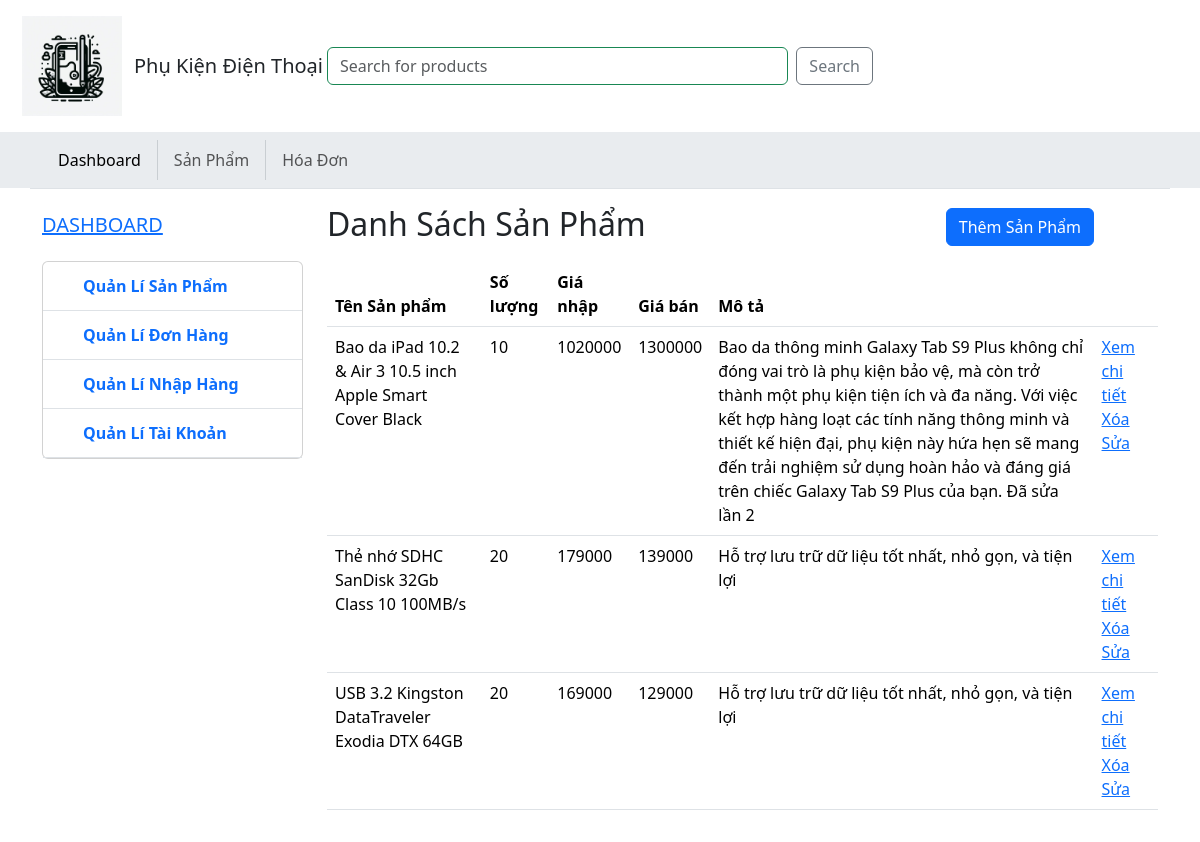
Before: /dashboard/SanPham with the older database file.
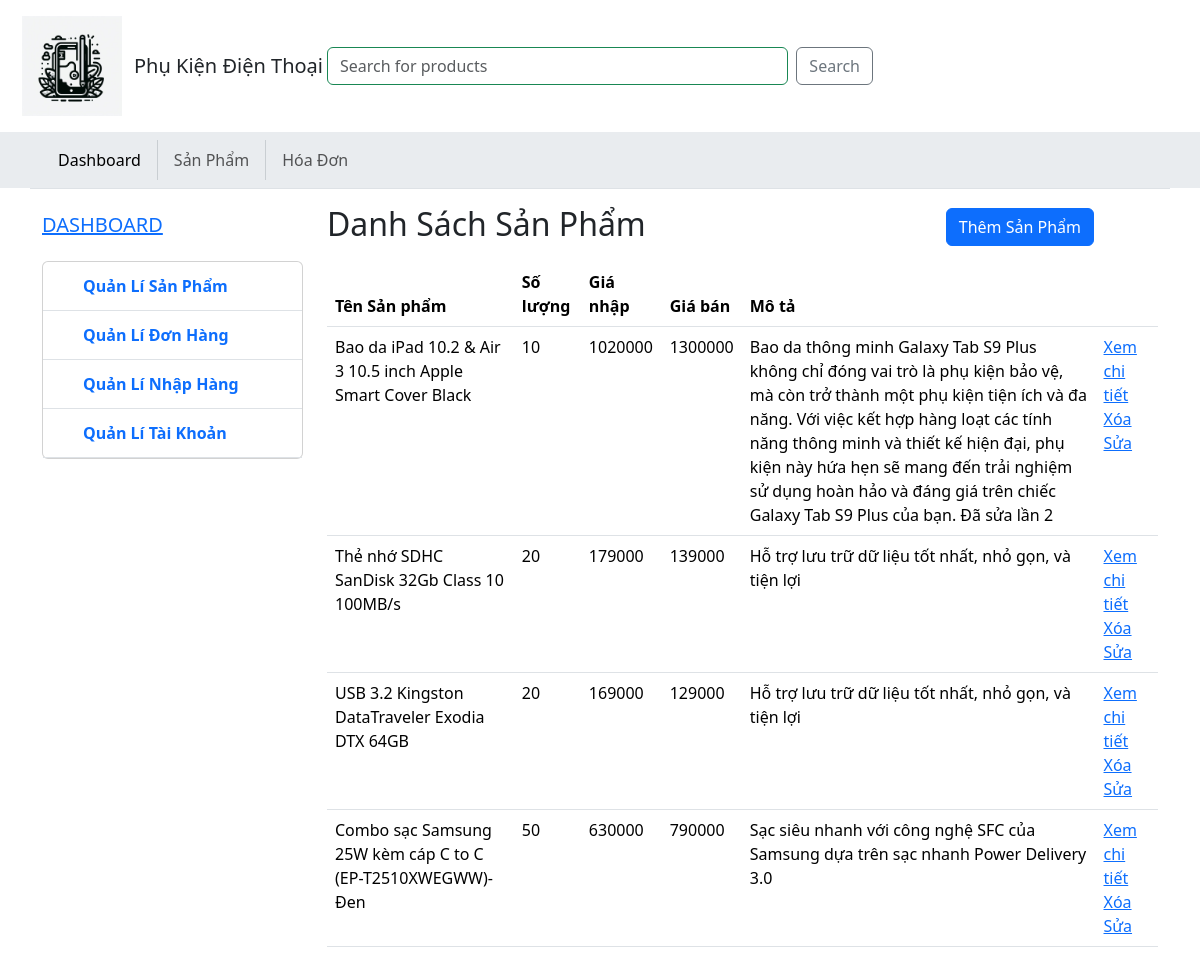
After: the same page with the newer database file.
### products/models.py (models this page shows)
class SanPham(models.Model):
    TenSP = models.CharField(max_length=255)
    Soluong = models.IntegerField()
    GiaNhap = models.IntegerField()
    GiaBan = models.IntegerField()
    MaLoai = models.ForeignKey(LoaiSP, on_delete=models.CASCADE)
    MaNCC = models.ForeignKey(NhaCungCap, on_delete=models.CASCADE)
    Mota = models.TextField()
    TrangThai = models.BooleanField(default=True)
    Anh = models.ImageField(upload_to='img', blank=True, null=True, default= None)
    TenThietBi = models.CharField(max_length=255)

### dashboard/views.py (the view)
# urls.py: path('SanPham', views.list_SanPham, name='SanPham'),
def list_SanPham(request):
   data = {
   'DM_SP': SanPham.objects.all(),
   }
   return render(request, 'page/SanPham.html', data)

### dashboard/templates/page/SanPham.html (shortened to what this page needs)
{% extends "pages/layout.html" %} {% block title %} Thể Loại {% endblock %}  {%block content %}
<div class="col-9 my-3" >
    <h2>Danh Sách Sản Phẩm<a href="{% url 'Them_SanPham' %}" class="btn btn-primary" style="margin-left: 300px;">Thêm Sản Phẩm</a></h2>
    <table class="table my-3">
        <thead>
          <tr>
            <th>Tên Sản phẩm</th>
            <th>Số lượng</th>
            <th>Giá nhập</th>
            <th>Giá bán</th>
            <th>Mô tả</th>
            <th></th>
            </tr>
        </thead>
        <tbody>
            {% for item in DM_SP %}
            <tr>
            <td>{{ item.TenSP }}</td>
            <td>{{ item.Soluong }}</td>
            <td>{{ item.GiaNhap }}</td>
            <td>{{ item.GiaBan }}</td>
            <td>{{ item.Mota }}</td>
            <td>
                <a href="/dashboard/XemCT_SP/{{item.id}}">Xem chi tiết</a>
                <a href="/dashboard/Xoa_SP/{{item.id}}" onclick="return confirm('Bạn có chắc chắn muốn xóa sản phẩm này?')">Xóa</a>
                <a href="/dashboard/Sua_SP/{{item.id}}">Sửa</a>
            </td>
            </tr>
            {% endfor %}
        </tbody>
      </table>
</div>
{% endblock %}

Changed rows visible on the page:
added SanPham: TenSP "Combo sạc Samsung 25W kèm cáp C to C (EP-T2510XWEGWW)-Đen", Soluong "50", GiaNhap "630000", GiaBan "790000", Mota "Sạc siêu nhanh với công nghệ SFC của Samsung dựa trên sạc nhanh Power Delivery 3.0"
